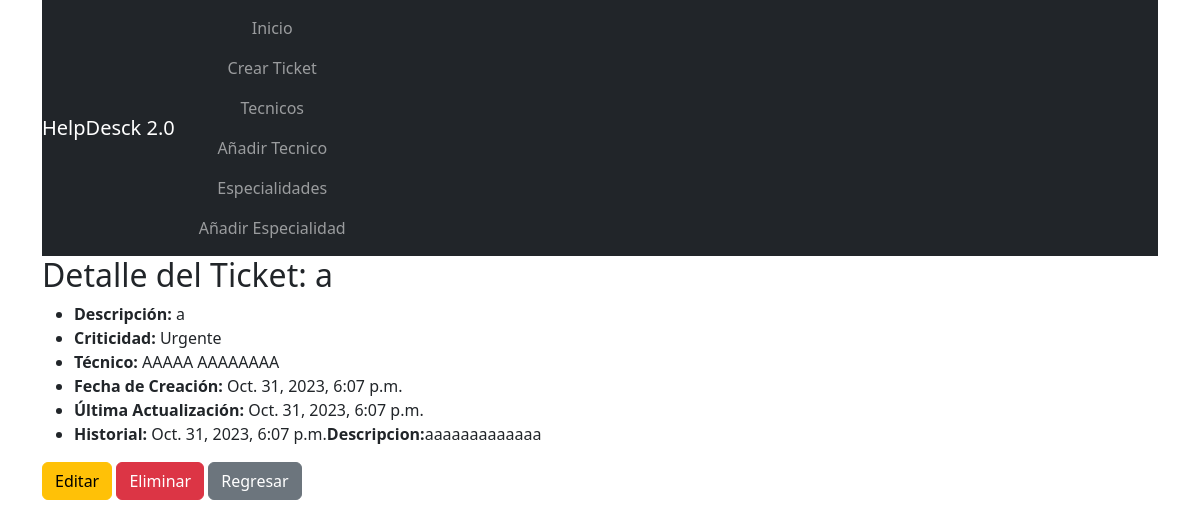
The app's page /ticket_detail/16/ with its own data.
### core/models.py (models this page shows, shortened)
class Ticket(models.Model):
    title = models.CharField(verbose_name="Title", max_length=50)
    description = models.TextField(verbose_name="Description")
    created_at = models.DateTimeField(auto_now_add=True,verbose_name="Created at")
    updated_at = models.DateTimeField(auto_now=True,verbose_name="Update at")
    tech = models.ForeignKey(Tech,verbose_name="Tech",on_delete=models.SET_NULL,null=True,blank=True)
    criticy = models.ForeignKey(Criticy,verbose_name="Criticy",on_delete=models.SET_NULL,null=True,blank=True)
    history = models.ManyToManyField(History,blank=True)

class Criticy(models.Model):
    level = models.CharField(verbose_name="level",max_length=50)
    def __str__(self) -> str:
        return self.level

class Tech(models.Model):
    name = models.CharField(verbose_name="Name",max_length=50)
    last_name = models.CharField(verbose_name="Last Name",max_length=50)
    speciality = models.ManyToManyField(Speciality,verbose_name="Speciality")

class History(models.Model):
    date = models.DateTimeField(verbose_name="Date",auto_now_add=True)
    description = models.TextField(verbose_name="Description")

### core/views.py (the view)
# urls.py: path("ticket_detail/<int:pk>/",views.TicketDetailView.as_view(),name="ticket_detail"),
class TicketDetailView(DetailView):
    model = Ticket
    template_name = "ticket_detail.html"

### core/templates/ticket_detail.html
{% extends "base.html" %}
{% block content %}
<h2>Detalle del Ticket: {{ object.title }}</h2>
<ul>
    <li><strong>Descripción:</strong> {{ object.description }}</li>
    <li><strong>Criticidad:</strong> {{ object.criticy }}</li>
    <li><strong>Técnico:</strong> {{ object.tech.name }} {{ object.tech.last_name }}</li>
    <li><strong>Fecha de Creación:</strong> {{ object.created_at }}</li>
    <li><strong>Última Actualización:</strong> {{ object.updated_at }}</li>
    <li><strong>Historial:</strong> {% for h in object.history.all  %}{{ h.date }}<strong>Descripcion:</strong>{{ h.description }}{% endfor %}</li>
</ul>
<a href="{% url 'ticket_edit' object.id %}" class="btn btn-warning">Editar</a>
<a href="{% url 'ticket_confirm_delete' object.id %}" class="btn btn-danger">Eliminar</a>
<a href="{% url 'home' %}" class="btn btn-secondary">Regresar</a>
{% endblock %}

### records on screen
Ticket: title "a", description "a", criticy "Urgente", tech.name "AAAAA", tech.last_name "AAAAAAAA", created_at "Oct. 31, 2023, 6:07 p.m.", updated_at "Oct. 31, 2023, 6:07 p.m."
History: date "Oct. 31, 2023, 6:07 p.m.", description "aaaaaaaaaaaaa"
